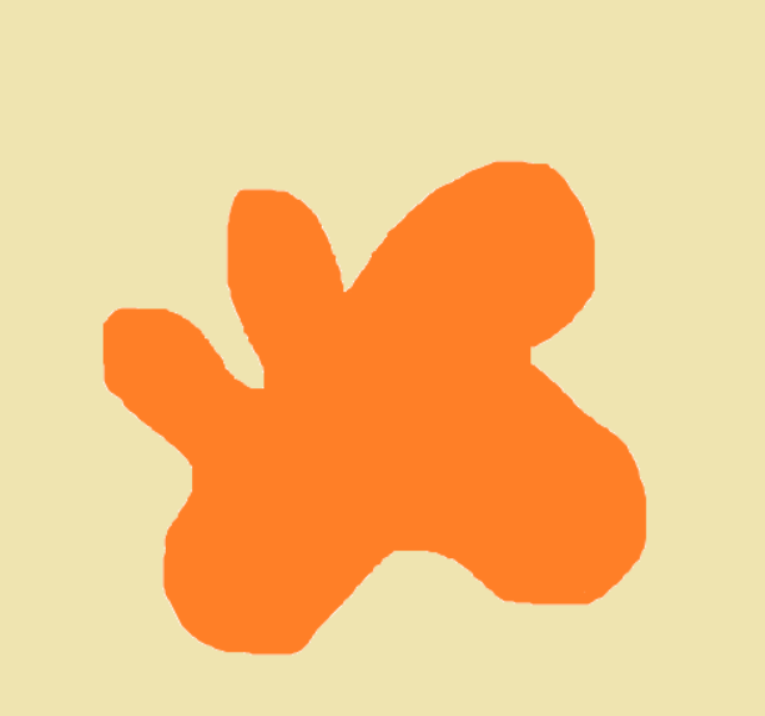
#> input picture Image_editing_code/rmbgtest.jpg, 765 x 716 px
$ python greyscaleimg.py
#> lines starting #> are read from the running program, lines starting #| are printed output that depends on the picture
import cv2

import numpy as np

img = cv2.imread("rmbgtest.jpg")
#> img is the input picture: shape (716, 765, 3); mean B, G, R 133.4, 196.5, 244
cv2.imshow('Input Image', img)

gray_img = cv2.cvtColor(img, cv2.COLOR_BGR2GRAY)
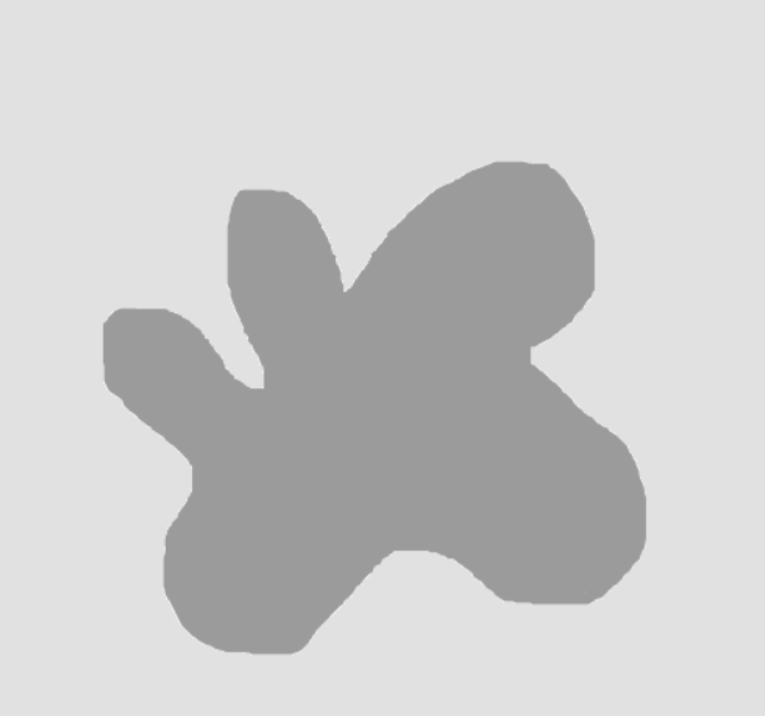
#> gray_img: shape (716, 765); min 155, max 244, mean 203.2

cv2.imwrite('greyscale.jpg', gray_img)

cv2.imshow('greyscale.jpg', gray_img)

cv2.waitKey(0)
